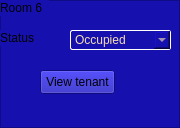
               <widget class="QFrame" name="frame_10">
                <property name="sizePolicy">
                 <sizepolicy hsizetype="Fixed" vsizetype="Fixed">
                  <horstretch>0</horstretch>
                  <verstretch>0</verstretch>
                 </sizepolicy>
                </property>
                <property name="minimumSize">
                 <size>
                  <width>139</width>
                  <height>128</height>
                 </size>
                </property>
                <property name="styleSheet">
                 <string notr="true">background-color:#1610ae;</string>
                </property>
                <property name="frameShape">
                 <enum>QFrame::StyledPanel</enum>
                </property>
                <property name="frameShadow">
                 <enum>QFrame::Raised</enum>
                </property>
                <widget class="QLabel" name="label_66">
                 <property name="geometry">
                  <rect>
                   <x>0</x>
                   <y>0</y>
                   <width>49</width>
                   <height>16</height>
                  </rect>
                 </property>
                 <property name="text">
                  <string>Room 6</string>
                 </property>
                </widget>
                <widget class="QLabel" name="label_67">
                 <property name="geometry">
                  <rect>
                   <x>0</x>
                   <y>30</y>
                   <width>49</width>
                   <height>16</height>
                  </rect>
                 </property>
                 <property name="text">
                  <string>Status</string>
                 </property>
                </widget>
                <widget class="QPushButton" name="view_tenant_btn_6">
                 <property name="geometry">
                  <rect>
                   <x>40</x>
                   <y>70</y>
                   <width>75</width>
                   <height>24</height>
                  </rect>
                 </property>
                 <property name="text">
                  <string>View tenant</string>
                 </property>
                </widget>
                <widget class="QComboBox" name="statusEdit_15">
                 <property name="geometry">
                  <rect>
                   <x>70</x>
                   <y>30</y>
                   <width>101</width>
                   <height>20</height>
                  </rect>
                 </property>
                 <property name="styleSheet">
                  <string notr="true">border:1px solid white;
border-radius:1.5px;
color:wheat;</string>
                 </property>
                 <item>
                  <property name="text">
                   <string>Occupied</string>
                  </property>
                 </item>
                 <item>
                  <property name="text">
                   <string>Vacant</string>
                  </property>
                 </item>
                 <item>
                  <property name="text">
                   <string>Needing Repair</string>
                  </property>
                 </item>
                </widget>
               </widget>
